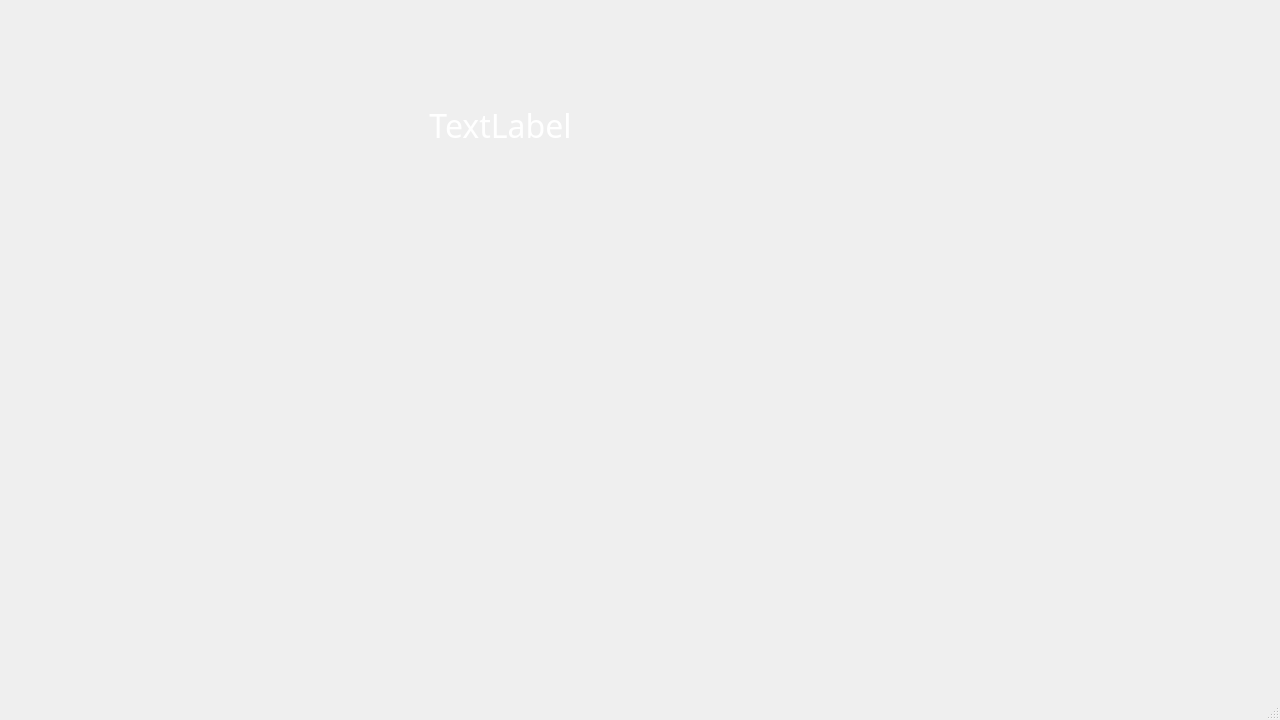
<?xml version="1.0" encoding="UTF-8"?>
<ui version="4.0">
 <class>MainWindow</class>
 <widget class="QMainWindow" name="MainWindow">
  <property name="geometry">
   <rect>
    <x>0</x>
    <y>0</y>
    <width>1280</width>
    <height>720</height>
   </rect>
  </property>
  <property name="font">
   <font>
    <family>微软雅黑</family>
   </font>
  </property>
  <property name="windowTitle">
   <string>MainWindow</string>
  </property>
  <widget class="QWidget" name="centralwidget">
   <property name="sizePolicy">
    <sizepolicy hsizetype="Expanding" vsizetype="Expanding">
     <horstretch>0</horstretch>
     <verstretch>0</verstretch>
    </sizepolicy>
   </property>
   <property name="font">
    <font>
     <family>Agency FB</family>
     <pointsize>14</pointsize>
    </font>
   </property>
   <widget class="QLabel" name="label">
    <property name="geometry">
     <rect>
      <x>330</x>
      <y>80</y>
      <width>341</width>
      <height>91</height>
     </rect>
    </property>
    <property name="font">
     <font>
      <family>微软雅黑</family>
      <pointsize>24</pointsize>
     </font>
    </property>
    <property name="styleSheet">
     <string notr="true">background-image: url(:/titlebg/Icons/importTitle.jpg);
color: rgb(255, 255, 255);</string>
    </property>
    <property name="text">
     <string>TextLabel</string>
    </property>
    <property name="alignment">
     <set>Qt::AlignCenter</set>
    </property>
   </widget>
  </widget>
  <widget class="QMenuBar" name="menubar">
   <property name="geometry">
    <rect>
     <x>0</x>
     <y>0</y>
     <width>1280</width>
     <height>23</height>
    </rect>
   </property>
  </widget>
  <widget class="QStatusBar" name="statusbar"/>
 </widget>
 <resources>
  <include location="ui.qrc"/>
 </resources>
 <connections/>
</ui>
